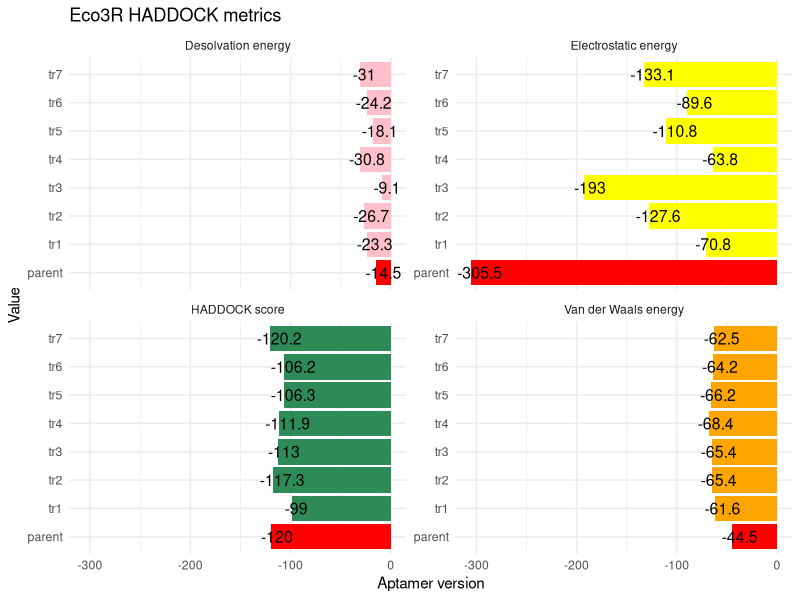
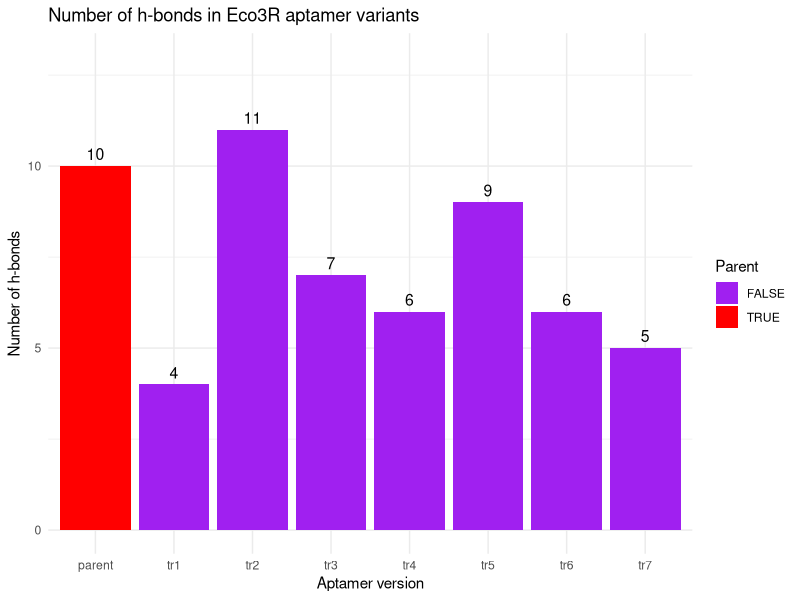
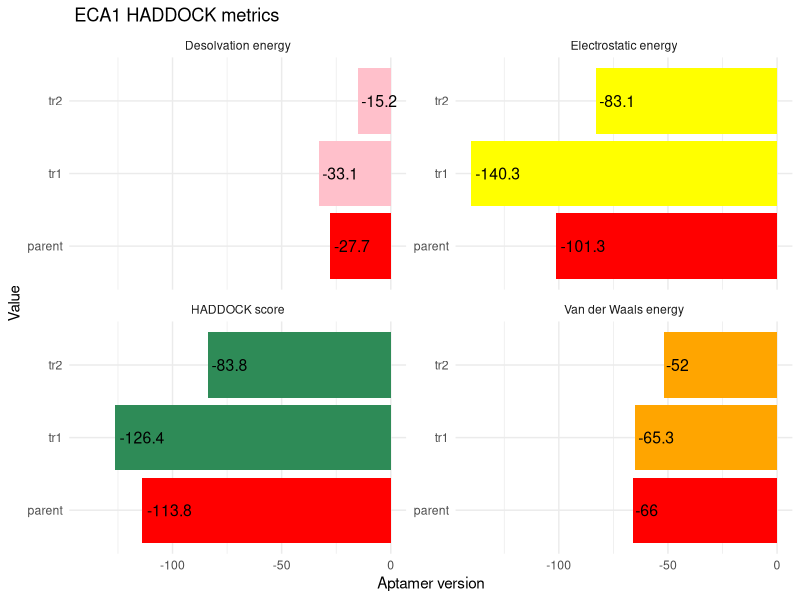
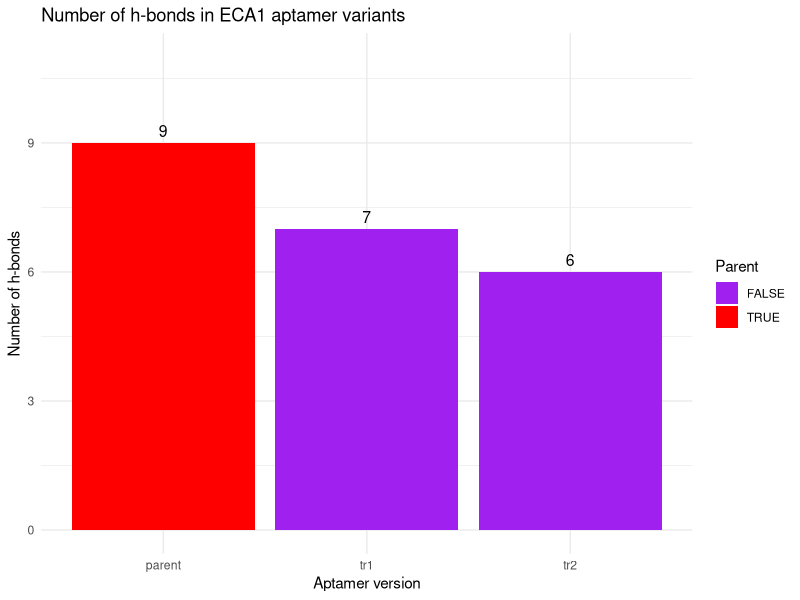
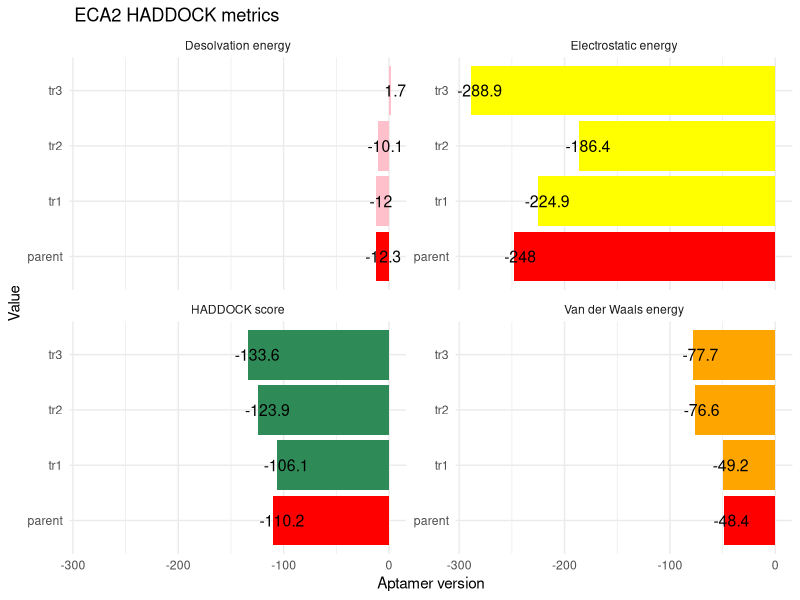
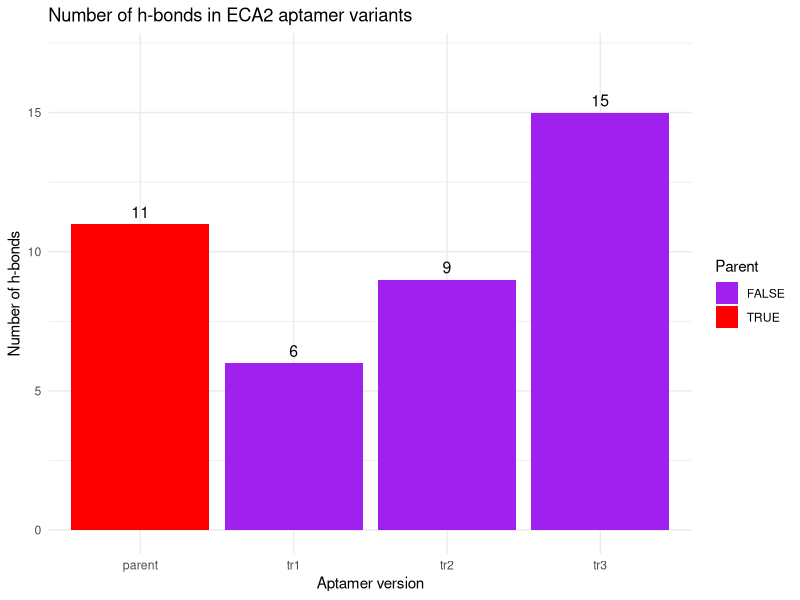
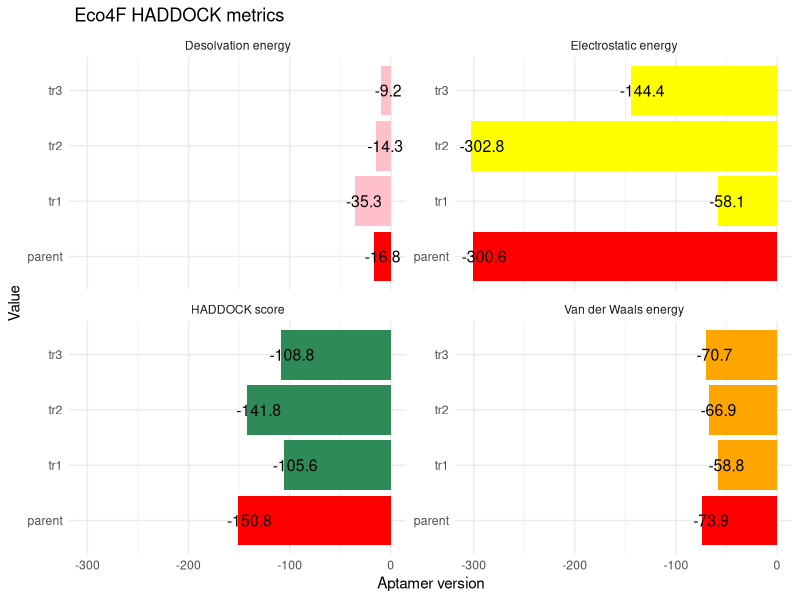
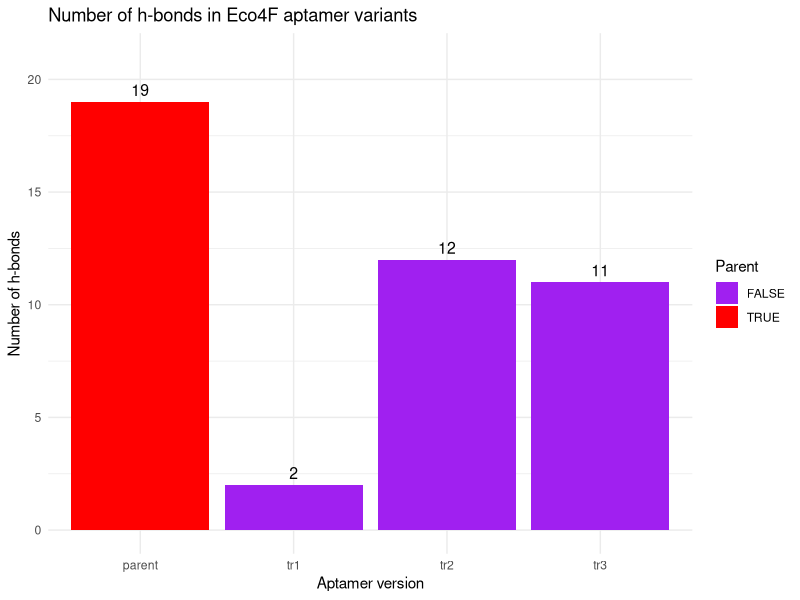

Write the R code that produced these figures, in order.
library(ggplot2)

####################################
########     Eco3R     #############
####################################

## Making dataframes for Eco3R HADDOCK metrics 

# Eco3R HADDOCK score dataframe 

HADDOCK_score_df_Eco3R<- data.frame(
  aptamer_version=c("parent", "tr1", "tr2", "tr3","tr4", "tr5","tr6", "tr7"),
  HADDOCK_score=c(-120, -99, -117.3, -113, -111.9, -106.3, -106.2, -120.2),
  stringsAsFactors = FALSE
)


# Eco3R Electrostatic energy dataframe 

Elec_E_df_Eco3R<- data.frame(
  aptamer_version=c("parent", "tr1", "tr2", "tr3","tr4", "tr5","tr6", "tr7"),
  Electrostatic_energy= c(-305.5, -70.8, -127.6, -193, -63.8, -110.8, -89.6, -133.1),
  stringsAsFactors = FALSE
)





# Eco3R Van Der Waals energy dataframe 
VanDerVaals_Eco3R<-data.frame(
  aptamer_version=c("parent", "tr1", "tr2", "tr3","tr4", "tr5","tr6", "tr7"),
  VanDerVaals_Energy=c(-44.5, -61.6, -65.4, -65.4, -68.4, -66.2, -64.2, -62.5),
  stringsAsFactors = FALSE
)


# Eco3R desolvation energy dataframe 

desolvation_df_Eco3R<-data.frame(
  aptamer_version=c("parent", "tr1", "tr2", "tr3","tr4", "tr5","tr6", "tr7"),
  desolvation_energy=c(-14.5, -23.3, -26.7, -9.1, -30.8,-18.1, -24.2, -31),
  stringsAsFactors = FALSE
)


## Assembling the four data frames into one long table

score_long_Eco3R <- rbind(
  data.frame(metric = "HADDOCK score",          colour = "seagreen",
             aptamer_version = HADDOCK_score_df_Eco3R$aptamer_version,
             value           = HADDOCK_score_df_Eco3R$HADDOCK_score),
  data.frame(metric = "Electrostatic energy",   colour = "yellow",
             aptamer_version = Elec_E_df_Eco3R$aptamer_version,
             value           = Elec_E_df_Eco3R$Electrostatic_energy),
  data.frame(metric = "Van der Waals energy",   colour = "orange",
             aptamer_version = VanDerVaals_Eco3R$aptamer_version,
             value           = VanDerVaals_Eco3R$VanDerVaals_Energy),
  data.frame(metric = "Desolvation energy",     colour = "pink",
             aptamer_version = desolvation_df_Eco3R$aptamer_version,
             value           = desolvation_df_Eco3R$desolvation_energy)
)

# Flagging the parent bars for easy visualization 

score_long_Eco3R$is_parent <- score_long_Eco3R$aptamer_version == "parent"

#  Plotting the four HADDOCK metrics 
dev.new()
ggplot(score_long_Eco3R,
       aes(x   = value,
           y   = aptamer_version,
           fill = interaction(metric, is_parent))) +     #Colours by the metric and parent is coloured red 
  geom_col() +
  geom_text(aes(label = value),                         #Adding labels (what score each bar has)
            hjust = 0.3, 
            size = 4) +
  facet_wrap(~ metric, scales = "free_y") +             
  scale_fill_manual(values = c(
    "HADDOCK score.FALSE"          = "seagreen",
    "HADDOCK score.TRUE"           = "red",
    "Electrostatic energy.FALSE"   = "yellow",
    "Electrostatic energy.TRUE"    = "red",
    "Van der Waals energy.FALSE"   = "orange",
    "Van der Waals energy.TRUE"    = "red",
    "Desolvation energy.FALSE"     = "pink",
    "Desolvation energy.TRUE"      = "red"
  ),
  guide = "none"  #No legend needed
  ) +
  labs(title = "Eco3R HADDOCK metrics",
       x = "Aptamer version",
       y = "Value") +
  theme_minimal()

## Eco3R hbonds

hbonds_Eco3R<- data.frame(
  aptamer_version=c("parent", "tr1", "tr2", "tr3", "tr4", "tr5", "tr6", "tr7"),
  hbond_number=c(10,4,11, 7, 6, 9, 6, 5 ),
  stringsAsFactors = FALSE
)
# Flagging the parent aptamer for visualization

hbonds_Eco3R$is_parent <- hbonds_Eco3R$aptamer_version == "parent"

# Hydrogen bond plot (across aptamer versions)

ggplot(hbonds_Eco3R,
       aes(x = aptamer_version,
           y = hbond_number,
           fill = is_parent)) +
  geom_col() +
  geom_text(aes(label = hbond_number),   #Adding label for hydrogen bond number 
            vjust = -0.5, 
            size = 4) +  
  scale_fill_manual(values = c(`TRUE` = "red", `FALSE` = "purple")) +   #legend: parent/trimmed
  labs(title = "Number of h-bonds in Eco3R aptamer variants",
       x = "Aptamer version",
       y = "Number of h-bonds",
       fill = "Parent") +
  theme_minimal() +
  ylim(0, max(hbonds_Eco3R$hbond_number) + 2)



####################################
########     ECA1     ##############
####################################

## Making dataframes for ECA1 HADDOCK metrics 

# ECA1 HADDOCK score dataframe 

HADDOCK_score_df_ECA1<- data.frame(
  aptamer_version=c("parent", "tr1", "tr2"),
  HADDOCK_score=c(-113.8, -126.4, -83.8),
  stringsAsFactors = FALSE
)

# ECA1 electrostatic energy dataframe 

Elec_E_df_ECA1<- data.frame(
  aptamer_version=c("parent", "tr1", "tr2"),
  Electrostatic_energy= c(-101.3, -140.3, -83.1 ),
  stringsAsFactors = FALSE
)
# ECA1 Van Der Waals energy dataframe

VanDerVaals_ECA1<-data.frame(
  aptamer_version=c("parent", "tr1", "tr2"),
  VanDerVaals_Energy=c(-66,-65.3, -52 ),
  stringsAsFactors = FALSE
)


# ECA1 desolvation energy dataframe

desolvation_df_ECA1<-data.frame(
  aptamer_version=c("parent", "tr1", "tr2"),
  desolvation_energy=c(-27.7,-33.1,-15.2 ),
  stringsAsFactors = FALSE
)

## Assembling the four data frames into one long table

score_long_ECA1 <- rbind(
  data.frame(metric = "HADDOCK score",          colour = "seagreen",
             aptamer_version = HADDOCK_score_df_ECA1$aptamer_version,
             value           = HADDOCK_score_df_ECA1$HADDOCK_score),
  data.frame(metric = "Electrostatic energy",   colour = "yellow",
             aptamer_version = Elec_E_df_ECA1$aptamer_version,
             value           = Elec_E_df_ECA1$Electrostatic_energy),
  data.frame(metric = "Van der Waals energy",   colour = "orange",
             aptamer_version = VanDerVaals_ECA1$aptamer_version,
             value           = VanDerVaals_ECA1$VanDerVaals_Energy),
  data.frame(metric = "Desolvation energy",     colour = "pink",
             aptamer_version = desolvation_df_ECA1$aptamer_version,
             value           = desolvation_df_ECA1$desolvation_energy)
)

# Flagging the parent bars for easy visualization
score_long_ECA1$is_parent <- score_long_ECA1$aptamer_version == "parent"

## Plotting the four HADDOCK metrics for ECA1 aptamer versions

dev.new()
ggplot(score_long_ECA1,
       aes(x   = value,
           y   = aptamer_version,
           fill = interaction(metric, is_parent))) +    #Colours by the metric and parent is coloured red  
  geom_col() +
  geom_text(aes(label = value),                       #Adding labels (what score each bar has)
            hjust = -0.1, 
            size = 4) +
  facet_wrap(~ metric, scales = "free_y") +               
  scale_fill_manual(values = c(
    "HADDOCK score.FALSE"          = "seagreen",        #Assigning colours to parent and different HADDOCK metrics
    "HADDOCK score.TRUE"           = "red",
    "Electrostatic energy.FALSE"   = "yellow",
    "Electrostatic energy.TRUE"    = "red",
    "Van der Waals energy.FALSE"   = "orange",
    "Van der Waals energy.TRUE"    = "red",
    "Desolvation energy.FALSE"     = "pink",
    "Desolvation energy.TRUE"      = "red"
  ),
  guide = "none"   # no legend  because colour cues are obvious
 
  ) +
  labs(title = " ECA1 HADDOCK metrics",
       x = "Aptamer version",
       y = " Value") +
  theme_minimal()



## ECA1 hbonds

# ECA1 hydrogen bond dataframe (by aptamer version)

hbonds_ECA1<- data.frame(
  aptamer_version=c("parent", "tr1", "tr2"),
  hbond_number=c(9, 7, 6),
  stringsAsFactors = FALSE
)

# Flagging the parent aptamer for visualization

hbonds_ECA1$is_parent <- hbonds_ECA1$aptamer_version == "parent"

# Hydrogen bond plot (across aptamer versions) 
dev.new()
ggplot(hbonds_ECA1,
       aes(x = aptamer_version,
           y = hbond_number,
           fill = is_parent)) +
  geom_col() +
  geom_text(aes(label = hbond_number),      #Adding label for hydrogen bond number
            vjust = -0.5, 
            size = 4) +  
  scale_fill_manual(values = c(`TRUE` = "red", `FALSE` = "purple")) +    #legend: parent/trimmed
  labs(title = "Number of h-bonds in ECA1 aptamer variants",
       x = "Aptamer version",
       y = "Number of h-bonds",
       fill = "Parent") +
  theme_minimal() +
  ylim(0, max(hbonds_ECA1$hbond_number) + 2)

####################################
########     ECA2     ##############
####################################

## Making dataframes for ECA2 HADDOCK metrics 

# ECA2 HADDOCK score dataframe 

HADDOCK_score_df_ECA2<- data.frame(
  aptamer_version=c("parent", "tr1", "tr2", "tr3"),
  HADDOCK_score=c(-110.2, -106.1, -123.9,-133.6),
  stringsAsFactors = FALSE
)

# ECA2 electrostatic energy dataframe

Elec_E_df_ECA2<- data.frame(
  aptamer_version=c("parent", "tr1", "tr2","tr3"),
  Electrostatic_energy= c(-248, -224.9,-186.4, -288.9 ),
  stringsAsFactors = FALSE
)

# ECA2 Van Der Waals energy dataframe

VanDerVaals_ECA2<-data.frame(
  aptamer_version=c("parent", "tr1", "tr2", "tr3"),
  VanDerVaals_Energy=c(-48.4,-49.2,-76.6,-77.7 ),
  stringsAsFactors = FALSE
)
# ECA2 desolvation energy dataframe

desolvation_df_ECA2<-data.frame(
  aptamer_version=c("parent", "tr1", "tr2", "tr3"),
  desolvation_energy=c(-12.3,-12,-10.1,1.7 ),
  stringsAsFactors = FALSE
)

## Assembling the four data frames into one long table

score_long_ECA2 <- rbind(
  data.frame(metric = "HADDOCK score",          colour = "seagreen",
             aptamer_version = HADDOCK_score_df_ECA2$aptamer_version,
             value           = HADDOCK_score_df_ECA2$HADDOCK_score),
  data.frame(metric = "Electrostatic energy",   colour = "yellow",
             aptamer_version = Elec_E_df_ECA2$aptamer_version,
             value           = Elec_E_df_ECA2$Electrostatic_energy),
  data.frame(metric = "Van der Waals energy",   colour = "orange",
             aptamer_version = VanDerVaals_ECA2$aptamer_version,
             value           = VanDerVaals_ECA2$VanDerVaals_Energy),
  data.frame(metric = "Desolvation energy",     colour = "pink",
             aptamer_version = desolvation_df_ECA2$aptamer_version,
             value           = desolvation_df_ECA2$desolvation_energy)
)

# Flagging the parent bars for easy visualization
score_long_ECA2$is_parent <- score_long_ECA2$aptamer_version == "parent"

## Plotting the four HADDOCK metrics for ECA2 aptamer versions

dev.new()
ggplot(score_long_ECA2,
       aes(x   = value,
           y   = aptamer_version,
           fill = interaction(metric, is_parent))) +      #Colours by the metric and parent is coloured red
  geom_col() +
  geom_text(aes(label = value),                           #Adding labels (what score each bar has)
            hjust = 0.3, 
            size = 4) +
  facet_wrap(~ metric, scales = "free_y") +               
  scale_fill_manual(values = c(
    "HADDOCK score.FALSE"          = "seagreen",          #Assigning colours to parent and different HADDOCK metrics
    "HADDOCK score.TRUE"           = "red",
    "Electrostatic energy.FALSE"   = "yellow",
    "Electrostatic energy.TRUE"    = "red",
    "Van der Waals energy.FALSE"   = "orange",
    "Van der Waals energy.TRUE"    = "red",
    "Desolvation energy.FALSE"     = "pink",
    "Desolvation energy.TRUE"      = "red"
  ),
  guide = "none"   # no legend  because colour cues are obvious
  
  ) +
  labs(title = " ECA2 HADDOCK metrics",
       x = "Aptamer version",
       y = " Value") +
  theme_minimal()

## ECA2 hbonds

#ECA2 hydrogen bond dataframe (by aptamer version)
hbonds_ECA2<- data.frame(
  aptamer_version=c("parent", "tr1", "tr2", "tr3"),
  hbond_number=c(11,6,9,15),
  stringsAsFactors = FALSE
)
# Flagging the parent aptamer for visualization
hbonds_ECA2$is_parent <- hbonds_ECA2$aptamer_version == "parent"

# Hydrogen bond plot (across aptamer versions) 
ggplot(hbonds_ECA2,
       aes(x = aptamer_version,
           y = hbond_number,
           fill = is_parent)) +
  geom_col() +
  geom_text(aes(label = hbond_number),                          #Adding label for hydrogen bond number
            vjust = -0.5, 
            size = 4) +  
  scale_fill_manual(values = c(`TRUE` = "red", `FALSE` = "purple")) +   #legend: parent/trimmed
  labs(title = "Number of h-bonds in ECA2 aptamer variants",
       x = "Aptamer version",
       y = "Number of h-bonds",
       fill = "Parent") +
  theme_minimal() +
  ylim(0, max(hbonds_ECA2$hbond_number) + 2)


####################################
########     Eco4F     #############
####################################

## Making dataframes for Eco4F HADDOCK metrics 

# Eco4F HADDOCK score dataframe

HADDOCK_score_df_Eco4F<- data.frame(
  aptamer_version=c("parent", "tr1", "tr2", "tr3"),
  HADDOCK_score=c(-150.8,-105.6, -141.8, -108.8),
  stringsAsFactors = FALSE
)

# Eco4F electrostatic energy dataframe

Elec_E_df_Eco4F<- data.frame(
  aptamer_version=c("parent", "tr1", "tr2","tr3"),
  Electrostatic_energy= c(-300.6, -58.1, -302.8,-144.4 ),
  stringsAsFactors = FALSE
)


# Eco4F Van Der Waals energy dataframe
VanDerVaals_Eco4F<-data.frame(
  aptamer_version=c("parent", "tr1", "tr2", "tr3"),
  VanDerVaals_Energy=c(-73.9,-58.8, -66.9,-70.7 ),
  stringsAsFactors = FALSE
)

# Eco4F desolvation energy dataframe
desolvation_df_Eco4F<-data.frame(
  aptamer_version=c("parent", "tr1", "tr2", "tr3"),
  desolvation_energy=c(-16.8,-35.3,-14.3,-9.2),
  stringsAsFactors = FALSE
)

## Assembling the four data frames into one long table

score_long_Eco4F <- rbind(
  data.frame(metric = "HADDOCK score",          colour = "seagreen",
             aptamer_version = HADDOCK_score_df_Eco4F$aptamer_version,
             value           = HADDOCK_score_df_Eco4F$HADDOCK_score),
  data.frame(metric = "Electrostatic energy",   colour = "yellow",
             aptamer_version = Elec_E_df_Eco4F$aptamer_version,
             value           = Elec_E_df_Eco4F$Electrostatic_energy),
  data.frame(metric = "Van der Waals energy",   colour = "orange",
             aptamer_version = VanDerVaals_Eco4F$aptamer_version,
             value           = VanDerVaals_Eco4F$VanDerVaals_Energy),
  data.frame(metric = "Desolvation energy",     colour = "pink",
             aptamer_version = desolvation_df_Eco4F$aptamer_version,
             value           = desolvation_df_Eco4F$desolvation_energy)
)

# Flagging the parent bars for easy visualization
score_long_Eco4F$is_parent <- score_long_Eco4F$aptamer_version == "parent"

## Plotting the four HADDOCK metrics for Eco4F aptamer versions

dev.new()
ggplot(score_long_Eco4F,
       aes(x   = value,
           y   = aptamer_version,
           fill = interaction(metric, is_parent))) +     #Colours by the metric and parent is coloured red
  geom_col() +
  geom_text(aes(label = value),                          #Adding labels (what score each bar has)
            hjust = 0.25, 
            size = 4) +
  facet_wrap(~ metric, scales = "free_y") +               
  scale_fill_manual(values = c(
    "HADDOCK score.FALSE"          = "seagreen",         #Assigning colours to parent and different HADDOCK metrics
    "HADDOCK score.TRUE"           = "red",
    "Electrostatic energy.FALSE"   = "yellow",
    "Electrostatic energy.TRUE"    = "red",
    "Van der Waals energy.FALSE"   = "orange",
    "Van der Waals energy.TRUE"    = "red",
    "Desolvation energy.FALSE"     = "pink",
    "Desolvation energy.TRUE"      = "red"
  ),
  guide = "none"   
  
  ) +
  labs(title = " Eco4F HADDOCK metrics",
       x = "Aptamer version",
       y = " Value") +
  theme_minimal()

## Eco4F hbonds

# Eco4F hydrogen bond dataframe (by aptamer version)
hbonds_Eco4F<- data.frame(
  aptamer_version=c("parent", "tr1", "tr2", "tr3"),
  hbond_number=c(19, 2, 12,11 ),
  stringsAsFactors = FALSE
)
# Flagging the parent aptamer for visualization
hbonds_Eco4F$is_parent <- hbonds_Eco4F$aptamer_version == "parent"

## Hydrogen bond plot (across aptamer versions) 

ggplot(hbonds_Eco4F,
       aes(x = aptamer_version,
           y = hbond_number,
           fill = is_parent)) +
  geom_col() +
  geom_text(aes(label = hbond_number),     #Adding label for hydrogen bond number
            vjust = -0.5, 
            size = 4) +  
  scale_fill_manual(values = c(`TRUE` = "red", `FALSE` = "purple")) +    #legend: parent/trimmed
  labs(title = "Number of h-bonds in Eco4F aptamer variants",
       x = "Aptamer version",
       y = "Number of h-bonds",
       fill = "Parent") +
  theme_minimal() +
  ylim(0, max(hbonds_Eco4F$hbond_number) + 2)
